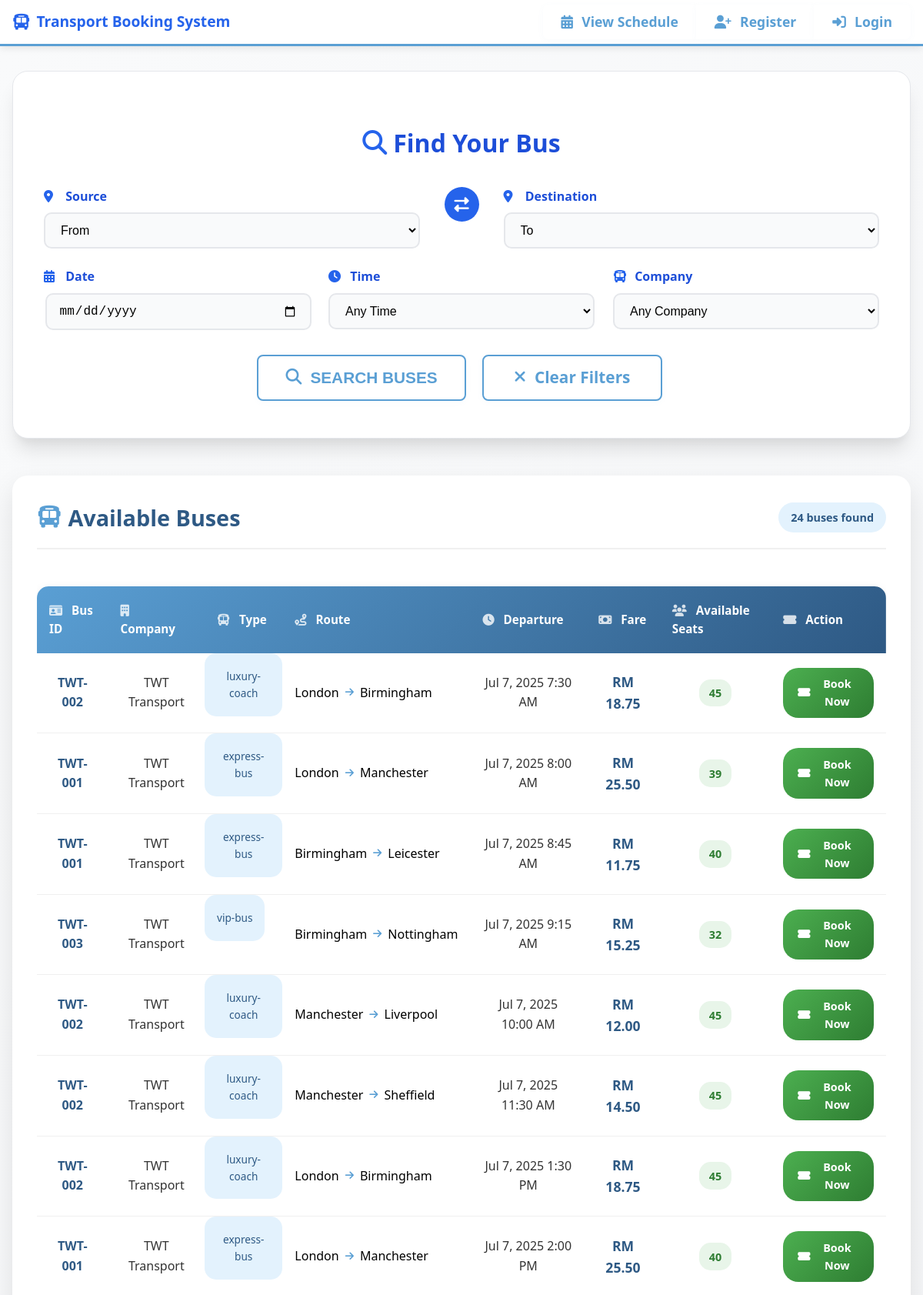
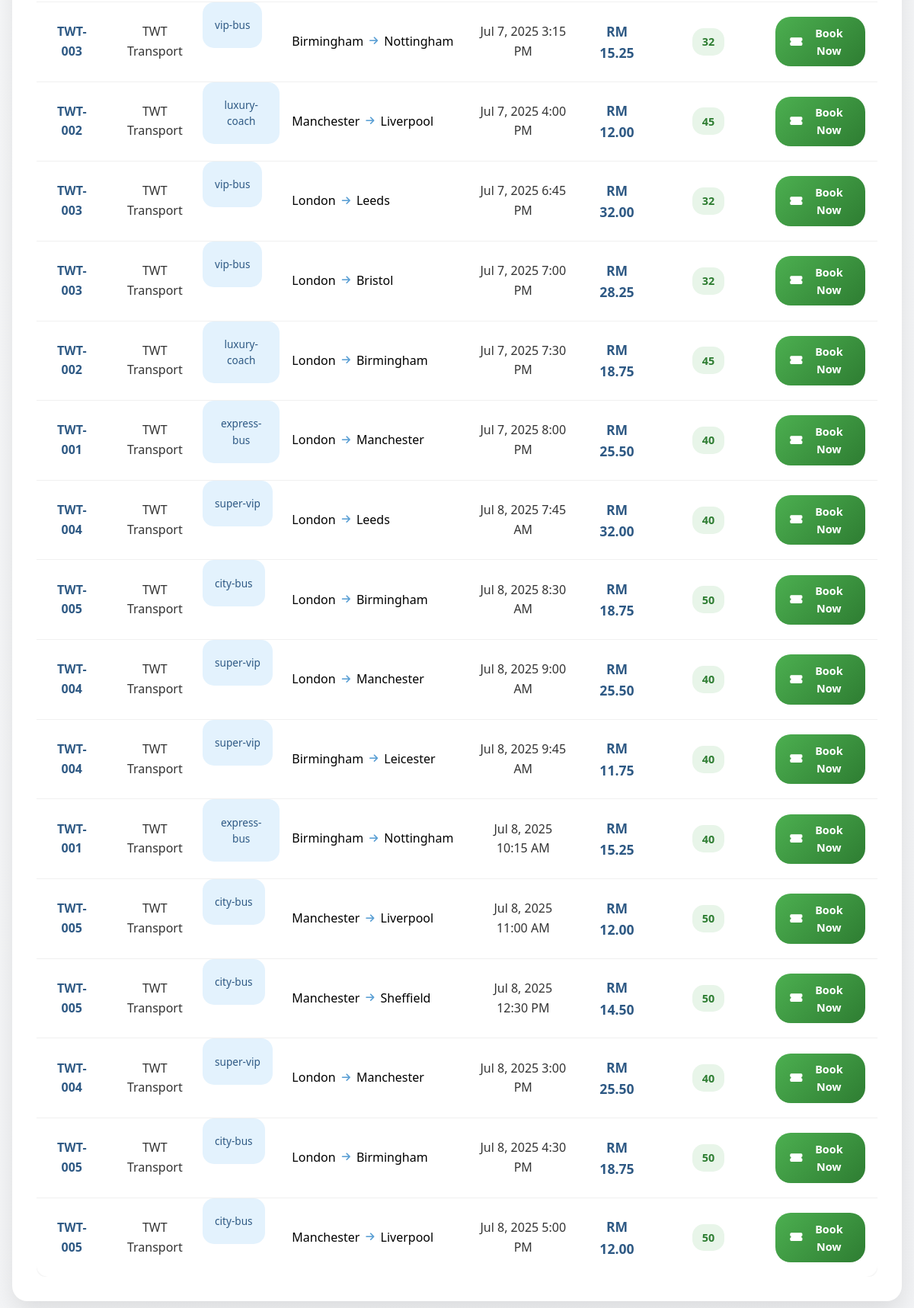
/views/schedule.php (upper part), run on the app's committed database (2 pictures, top to bottom).
### tables this page shows
CREATE TABLE schedules (
    id INT AUTO_INCREMENT PRIMARY KEY,
    bus_id INT NOT NULL,
    route_id INT NOT NULL,
    departure_time DATETIME,
    available_seats INT,
    FOREIGN KEY (bus_id) REFERENCES buses(id) ON DELETE CASCADE,
    FOREIGN KEY (route_id) REFERENCES routes(id) ON DELETE CASCADE
);

CREATE TABLE buses (
    id INT AUTO_INCREMENT PRIMARY KEY,
    bus_number VARCHAR(20) NOT NULL UNIQUE,
    license_plate VARCHAR(7) NOT NULL UNIQUE COMMENT 'Malaysian license plate: 3 letters + 4 numbers (e.g., ABC1234)',
    bus_type VARCHAR(50),
    capacity INT,
    company VARCHAR(100)
);

CREATE TABLE routes (
    id INT AUTO_INCREMENT PRIMARY KEY,
    source VARCHAR(100),
    destination VARCHAR(100),
    fare DECIMAL(8,2),
    UNIQUE KEY unique_route (source, destination, fare) COMMENT 'Prevent duplicate routes with same source, destination, and fare'
);

### views/schedule.php (the view, shortened to what this page needs)
<?php
require_once('header.php');
$db = getDB();
$filter_date = isset($_GET['date']) ? $_GET['date'] : '';
$sql = 'SELECT s.id, b.bus_number, b.company, b.bus_type, r.source, r.destination, r.fare, s.departure_time, s.available_seats
        FROM schedules s
        JOIN buses b ON s.bus_id = b.id
        JOIN routes r ON s.route_id = r.id
        WHERE s.departure_time > DATE_ADD(NOW(), INTERVAL 1 HOUR)';
$params = [];
$sql .= ' ORDER BY s.departure_time ASC';
$stmt = $db->prepare($sql);
$stmt->execute($params);
$schedules = $stmt->fetchAll(PDO::FETCH_ASSOC);
?>
<main class="schedule-main">
    <div class="schedule-search-container">
        <form class="schedule-search-form" method="get" action="">
            <h2 class="search-title">
                <i class="fa fa-search"></i>
                Find Your Bus
            </h2>
            <div class="search-row">
                <div class="search-field">
                    <label for="source">
                        <i class="fa fa-map-marker-alt"></i>
                        Source
                    </label>
                    <select name="source" id="source" class="form-control" required>
                        <option value="">From</option>
                    </select>
                </div>
                <div class="switch-container">
                    <button type="button" id="switchBtn" class="switch-btn" aria-label="Switch source and destination">
                        <i class="fa fa-exchange-alt"></i>
                    </button>
                </div>
                <div class="search-field">
                    <label for="destination">
                        <i class="fa fa-map-marker-alt"></i>
                        Destination
                    </label>
                    <select name="destination" id="destination" class="form-control" required>
                        <option value="">To</option>
                    </select>
                </div>
            </div>
            <div class="search-row">
                <div class="search-field">
                    <label for="date-picker-display">
                        <i class="fa fa-calendar-alt"></i>
                        Date
                    </label>
                    <input type="date" class="form-control" id="date-picker-display" name="date" value="<?php echo htmlspecialchars($filter_date); ?>">
                </div>
                <div class="search-field">
                    <label for="time_period">
                        <i class="fa fa-clock"></i>
                        Time
                    </label>
                    <select name="time_period" id="time_period" class="form-control">
                        <option value="">Any Time</option>
                    </select>
                </div>
                <div class="search-field">
                    <label for="company">
                        <i class="fa fa-bus"></i>
                        Company
                    </label>
                    <select name="company" id="company" class="form-control">
                        <option value="">Any Company</option>
                    </select>
                </div>
            </div>
            <div class="search-actions">
                <button type="submit" class="btn btn-search">
                    <i class="fa fa-search"></i> SEARCH BUSES
                </button>
                <a href="schedule.php" class="btn btn-clear">
                    <i class="fa fa-times"></i> Clear Filters
                </a>
            </div>
        </form>
    </div>
    <div class="schedule-results-container">
        <div class="results-header">
            <h2 class="results-title">
                <i class="fa fa-bus"></i>
                Available Buses
            </h2>
            <?php if (!empty($schedules)): ?>
                <span class="results-count"><?php echo count($schedules); ?> buses found</span>
            <?php endif; ?>
        </div>
        <div class="table-responsive">
            <table class="schedule-table">
                <thead>
                    <tr>
                        <th><i class="fa fa-id-card"></i> Bus ID</th>
                        <th><i class="fa fa-building"></i> Company</th>
                        <th><i class="fa fa-bus"></i> Type</th>
                        <th><i class="fa fa-route"></i> Route</th>
                        <th><i class="fa fa-clock"></i> Departure</th>
                        <th><i class="fa fa-money-bill"></i> Fare</th>
                        <th><i class="fa fa-users"></i> Available Seats</th>
                        <th><i class="fa fa-ticket-alt"></i> Action</th>
                    </tr>
                </thead>
                <tbody>
                    <?php if (empty($schedules)): ?>
                        <tr class="no-results">
                            <td colspan="8">
                                <div class="no-results-content">
                                    <i class="fa fa-search"></i>
                                    <h3>No buses found</h3>
                                    <p>Try adjusting your search criteria or check different dates.</p>
                                </div>
                            </td>
                        </tr>
                    <?php else: foreach ($schedules as $schedule): ?>
                    <tr>
                        <td class="bus-id"><?php echo htmlspecialchars($schedule['bus_number']); ?></td>
                        <td class="company"><?php echo htmlspecialchars($schedule['company']); ?></td>
                        <td class="bus-type"><?php echo htmlspecialchars($schedule['bus_type']); ?></td>
                        <td class="route">
                            <span class="route-text">
                                <?php echo htmlspecialchars($schedule['source']); ?>
                                <i class="fa fa-arrow-right"></i>
                                <?php echo htmlspecialchars($schedule['destination']); ?>
                            </span>
                        </td>
                        <td class="departure"><?php echo date('M j, Y g:i A', strtotime($schedule['departure_time'])); ?></td>
                        <td class="fare">RM <?php echo number_format($schedule['fare'], 2); ?></td>
                        <td class="seats">
                            <span class="seats-count <?php echo $schedule['available_seats'] <= 5 ? 'low-seats' : ''; ?>">
                                <?php echo htmlspecialchars($schedule['available_seats']); ?>
                            </span>
                        </td>
                        <td class="action">
                            <?php if ($schedule['available_seats'] > 0): ?>
                                <a href="booking.php?schedule_id=<?php echo urlencode($schedule['id']); ?>" class="book-btn">
                                    <i class="fa fa-ticket-alt"></i> Book Now
                                </a>
                            <?php else: ?>
                                <span class="sold-out">Sold Out</span>
                            <?php endif; ?>
                        </td>
                    </tr>
                    <?php endforeach; endif; ?>
                </tbody>
            </table>
        </div>
    </div>
</main>
<?php require_once('footer.php'); ?>

### assets/css/color-palette.css (style rules this page uses)
:root { --primary-blue: #2563eb; --primary-blue-dark: #1d4ed8; --primary-blue-light: #3b82f6; --primary-blue-pale: #dbeafe; --secondary-teal: #0891b2; --secondary-teal-dark: #0e7490; --secondary-teal-light: #06b6d4; --secondary-teal-pale: #cffafe; --success-green: #059669; --success-green-dark: #047857; --success-green-light: #10b981; --success-green-pale: #d1fae5; --warning-orange: #d97706; --warning-orange-dark: #b45309; --warning-orange-light: #f59e0b; --warning-orange-pale: #fef3c7; --error-red: #dc2626; --error-red-dark: #b91c1c; --error-red-light: #ef4444; --error-red-pale: #fee2e2; --neutral-white: #ffffff; --neutral-gray-50: #f9fafb; --neutral-gray-100: #f3f4f6; --neutral-gray-200: #e5e7eb; --neutral-gray-300: #d1d5db; --neutral-gray-400: #9ca3af; --neutral-gray-500: #6b7280; --neutral-gray-600: #4b5563; --neutral-gray-700: #374151; --neutral-gray-800: #1f2937; --neutral-gray-900: #111827; --text-primary: var(--neutral-gray-900); --text-secondary: var(--neutral-gray-600); --text-muted: var(--neutral-gray-500); --text-light: var(--neutral-gray-400); --text-on-primary: var(--neutral-white); --bg-primary: var(--neutral-white); --bg-secondary: var(--neutral-gray-50); --bg-tertiary: var(--neutral-gray-100); --bg-overlay: rgba(0, 0, 0, 0.5); --border-light: var(--neutral-gray-200); --border-medium: var(--neutral-gray-300); --border-dark: var(--neutral-gray-400); --border-primary: var(--primary-blue); --shadow-sm: 0 1px 2px 0 rgba(0, 0, 0, 0.05); --shadow-md: 0 4px 6px -1px rgba(0, 0, 0, 0.1), 0 2px 4px -1px rgba(0, 0, 0, 0.06); --shadow-lg: 0 10px 15px -3px rgba(0, 0, 0, 0.1), 0 4px 6px -2px rgba(0, 0, 0, 0.05); --shadow-xl: 0 20px 25px -5px rgba(0, 0, 0, 0.1), 0 10px 10px -5px rgba(0, 0, 0, 0.04); --gradient-primary: linear-gradient(135deg, var(--primary-blue) 0%, var(--primary-blue-dark) 100%); --gradient-secondary: linear-gradient(135deg, var(--secondary-teal) 0%, var(--secondary-teal-dark) 100%); --gradient-success: linear-gradient(135deg, var(--success-green) 0%, var(--success-green-dark) 100%); --gradient-page: linear-gradient(135deg, var(--neutral-gray-50) 0%, var(--neutral-gray-100) 100%); --seat-available: var(--success-green); --seat-booked: var(--neutral-gray-400); --seat-selected: var(--primary-blue); --seat-unavailable: var(--neutral-gray-300); --status-active: var(--success-green); --status-inactive: var(--neutral-gray-400); --status-pending: var(--warning-orange); --status-cancelled: var(--error-red); --hover-opacity: 0.9; --focus-ring: 0 0 0 3px rgba(37, 99, 235, 0.1); --transition-default: all 0.2s ease-in-out; }

### data on the page
schedules: bus.bus_number "TWT-002", bus.company "TWT Transport", bus.bus_type "luxury-coach", route.source "London", route.destination "Birmingham", departure_time "Jul 7, 2025 7:30 AM", route.fare "18.75", available_seats "45"
schedules: bus.bus_number "TWT-001", bus.company "TWT Transport", bus.bus_type "express-bus", route.source "London", route.destination "Manchester", departure_time "Jul 7, 2025 8:00 AM", route.fare "25.50", available_seats "39"
schedules: bus.bus_number "TWT-001", bus.company "TWT Transport", bus.bus_type "express-bus", route.source "Birmingham", route.destination "Leicester", departure_time "Jul 7, 2025 8:45 AM", route.fare "11.75", available_seats "40"
schedules: bus.bus_number "TWT-003", bus.company "TWT Transport", bus.bus_type "vip-bus", route.source "Birmingham", route.destination "Nottingham", departure_time "Jul 7, 2025 9:15 AM", route.fare "15.25", available_seats "32"
schedules: bus.bus_number "TWT-002", bus.company "TWT Transport", bus.bus_type "luxury-coach", route.source "Manchester", route.destination "Liverpool", departure_time "Jul 7, 2025 10:00 AM", route.fare "12.00", available_seats "45"
schedules: bus.bus_number "TWT-002", bus.company "TWT Transport", bus.bus_type "luxury-coach", route.source "Manchester", route.destination "Sheffield", departure_time "Jul 7, 2025 11:30 AM", route.fare "14.50", available_seats "45"
schedules: bus.bus_number "TWT-002", bus.company "TWT Transport", bus.bus_type "luxury-coach", route.source "London", route.destination "Birmingham", departure_time "Jul 7, 2025 1:30 PM", route.fare "18.75", available_seats "45"
schedules: bus.bus_number "TWT-001", bus.company "TWT Transport", bus.bus_type "express-bus", route.source "London", route.destination "Manchester", departure_time "Jul 7, 2025 2:00 PM", route.fare "25.50", available_seats "40"
schedules: bus.bus_number "TWT-003", bus.company "TWT Transport", bus.bus_type "vip-bus", route.source "Birmingham", route.destination "Nottingham", departure_time "Jul 7, 2025 3:15 PM", route.fare "15.25", available_seats "32"
schedules: bus.bus_number "TWT-002", bus.company "TWT Transport", bus.bus_type "luxury-coach", route.source "Manchester", route.destination "Liverpool", departure_time "Jul 7, 2025 4:00 PM", route.fare "12.00", available_seats "45"
schedules: bus.bus_number "TWT-003", bus.company "TWT Transport", bus.bus_type "vip-bus", route.source "London", route.destination "Leeds", departure_time "Jul 7, 2025 6:45 PM", route.fare "32.00", available_seats "32"
schedules: bus.bus_number "TWT-003", bus.company "TWT Transport", bus.bus_type "vip-bus", route.source "London", route.destination "Bristol", departure_time "Jul 7, 2025 7:00 PM", route.fare "28.25", available_seats "32"
schedules: bus.bus_number "TWT-002", bus.company "TWT Transport", bus.bus_type "luxury-coach", route.source "London", route.destination "Birmingham", departure_time "Jul 7, 2025 7:30 PM", route.fare "18.75", available_seats "45"
schedules: bus.bus_number "TWT-001", bus.company "TWT Transport", bus.bus_type "express-bus", route.source "London", route.destination "Manchester", departure_time "Jul 7, 2025 8:00 PM", route.fare "25.50", available_seats "40"
schedules: bus.bus_number "TWT-004", bus.company "TWT Transport", bus.bus_type "super-vip", route.source "London", route.destination "Leeds", departure_time "Jul 8, 2025 7:45 AM", route.fare "32.00", available_seats "40"
schedules: bus.bus_number "TWT-005", bus.company "TWT Transport", bus.bus_type "city-bus", route.source "London", route.destination "Birmingham", departure_time "Jul 8, 2025 8:30 AM", route.fare "18.75", available_seats "50"
schedules: bus.bus_number "TWT-004", bus.company "TWT Transport", bus.bus_type "super-vip", route.source "London", route.destination "Manchester", departure_time "Jul 8, 2025 9:00 AM", route.fare "25.50", available_seats "40"
schedules: bus.bus_number "TWT-004", bus.company "TWT Transport", bus.bus_type "super-vip", route.source "Birmingham", route.destination "Leicester", departure_time "Jul 8, 2025 9:45 AM", route.fare "11.75", available_seats "40"
schedules: bus.bus_number "TWT-001", bus.company "TWT Transport", bus.bus_type "express-bus", route.source "Birmingham", route.destination "Nottingham", departure_time "Jul 8, 2025 10:15 AM", route.fare "15.25", available_seats "40"
schedules: bus.bus_number "TWT-005", bus.company "TWT Transport", bus.bus_type "city-bus", route.source "Manchester", route.destination "Liverpool", departure_time "Jul 8, 2025 11:00 AM", route.fare "12.00", available_seats "50"
schedules: bus.bus_number "TWT-005", bus.company "TWT Transport", bus.bus_type "city-bus", route.source "Manchester", route.destination "Sheffield", departure_time "Jul 8, 2025 12:30 PM", route.fare "14.50", available_seats "50"
schedules: bus.bus_number "TWT-004", bus.company "TWT Transport", bus.bus_type "super-vip", route.source "London", route.destination "Manchester", departure_time "Jul 8, 2025 3:00 PM", route.fare "25.50", available_seats "40"
schedules: bus.bus_number "TWT-005", bus.company "TWT Transport", bus.bus_type "city-bus", route.source "London", route.destination "Birmingham", departure_time "Jul 8, 2025 4:30 PM", route.fare "18.75", available_seats "50"
schedules: bus.bus_number "TWT-005", bus.company "TWT Transport", bus.bus_type "city-bus", route.source "Manchester", route.destination "Liverpool", departure_time "Jul 8, 2025 5:00 PM", route.fare "12.00", available_seats "50"

### other printed values
count($schedules) "24"
